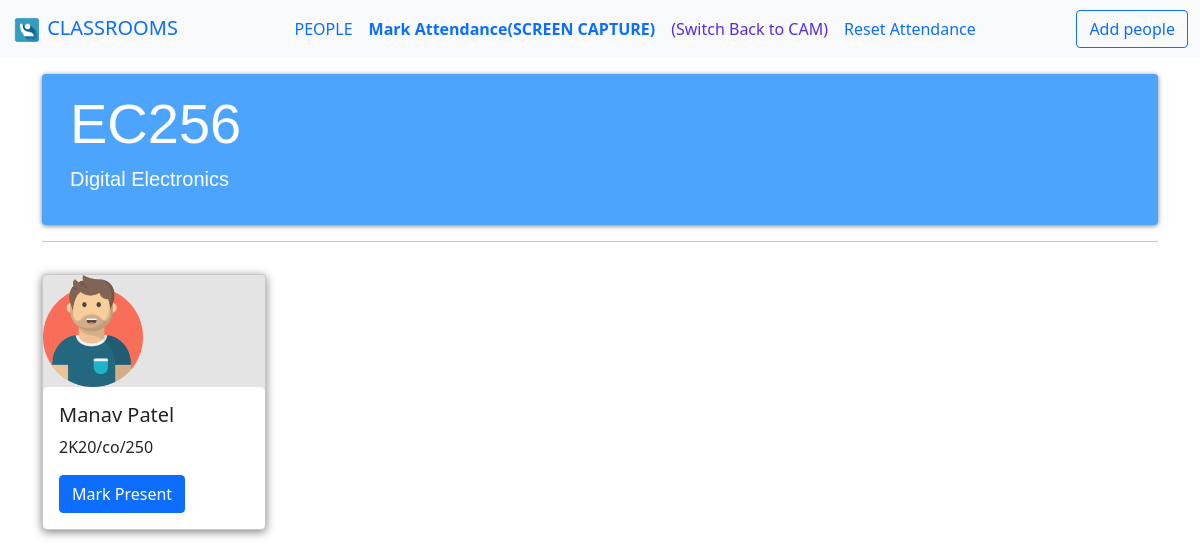
The page /1/classinfo_s on the database as committed earlier.
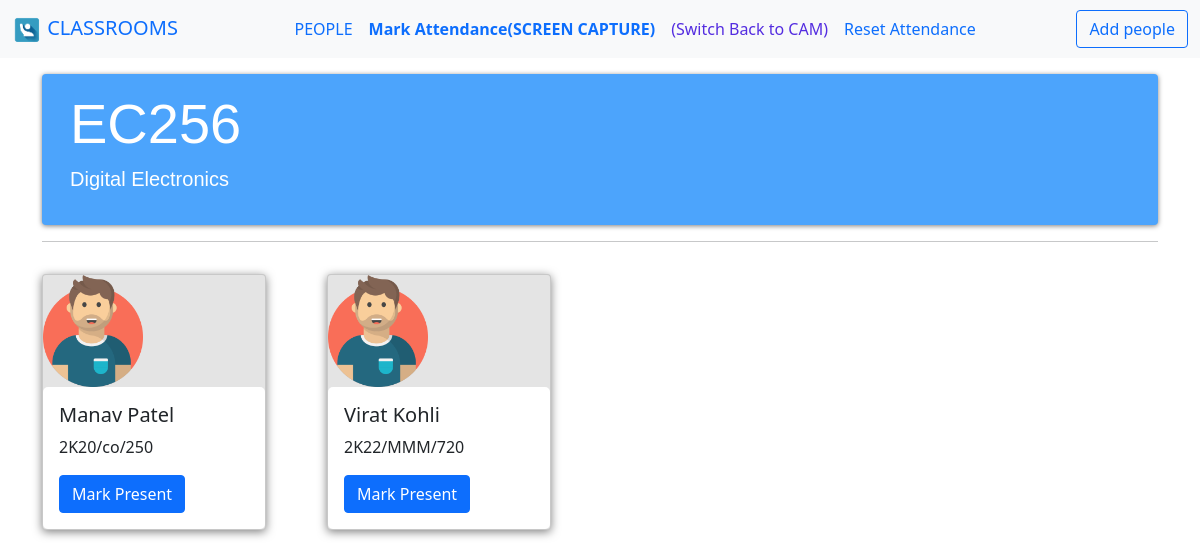
The same page on the database as committed later.
### project/model.py (models this page shows, shortened)
class Student(db.Model):
    std_id = db.Column(db.Integer(), primary_key=True)
    std_name = db.Column(db.String(length=50), nullable=False)
    std_rollno = db.Column(db.String(length=50), nullable=False, unique=True)
    std_img = db.Column(db.BLOB, nullable=False)
    std_class = db.Column(db.Integer(), nullable=False)
    std_attendance = db.Column(db.Integer(), default=0)

### project/route.py (the view)
@app.route('/<classid>/classinfo_s')
def info_page_sc(classid) :
    class_id = classid
    classinfo = Allclasses.query.filter_by(id=class_id).first()
    people = Student.query.filter_by(std_class=class_id)
    return render_template('switch_to_screen.html',class_id=class_id ,people = people, classinfo = classinfo)

### project/templates/switch_to_screen.html
{% extends 'info.html' %}
{% block content %}
    <a class="nav-link active" aria-current="page" href="{{url_for('class_screen', classid=class_id)}}"> <b>Mark Attendance(SCREEN CAPTURE)</b> </a>
    <a class="nav-link active" style="color: #542de0" aria-current="page" href="{{url_for('info_page', classid=class_id)}}">(Switch Back to CAM)</a>
{% endblock %}

### project/templates/info.html (shortened to what this page needs)
<!doctype html>
<html lang="en">
   <head>
      <link rel="stylesheet" href="{{url_for('static', filename='css/capture.css')}}"/>
      <link href="https://cdn.jsdelivr.net/npm/bootstrap@5.0.2/dist/css/bootstrap.min.css" rel="stylesheet">
   </head>
   <body>
      <nav class="navbar navbar-expand-lg bg-light">
        <div class="container-fluid ">
          <a class="navbar-brand" href="{{url_for('classrooms_page')}}">
            <img src="/static/images/logo.jpg" alt="" width="30" height="30" class="d-inline-block">
            CLASSROOMS
          </a>
          <div class="navbar-nav">
            <a class="nav-link" style="font: weight 600px; ;" href="{{url_for('info_page', classid=class_id)}}">PEOPLE</a>
                {% block content %}
                {% endblock %}
            <a href="{{url_for('reset_attendance', class_id=class_id)}}" class="nav-link active">Reset Attendance</a>
          </div>
          <a href="{{url_for('addstudent_page', std_class=class_id)}}" class="btn btn-outline-primary">Add people</a>
        </div>
      </nav>
      <div class="container my-3">
        <div class="banner" style="box-shadow: 0px 1px 5px rgba(0,0,0,0.5);">
          <div class="banner__content">
            <div class="banner__text">
              <div class="jumbotron jumbotron-fluid">
                <div class="container">
                  <h1 class="display-4">{{classinfo.class_name}}</h1>
                  <p class="lead">{{classinfo.class_subject}}</p>
                </div>
              </div>
            </div>
          </div>
        </div>
      </div>
      <div class="container">
        <hr>
          <div class="row gy-3 my-3">
            {% for std in people %}
              {% if std.std_attendance==1 %}
                <div class="col-sm-6 col-md-2 col-lg-3">
                  <div class="card" style="width: 14rem; background-color: #00bb99; box-shadow: 0px 2px 10px rgba(0,0,0,0.5);">
                    <img src="/static/images/Personal.png" width="100px" class="card-image-top" alt="image">
                      <div class="card-body" style="border-radius: 5px; background-color: white;">
                        <h5 class="card-title">{{std.std_name}}</h5>
                        <p class="card-text">{{std.std_rollno}}</p>
                        <a href="{{url_for('mark_absent', std_id=std.std_id)}}" class="btn btn-primary">Mark Absent</a>
                      </div>
                    </div>
                </div>
              {% else %}
              <div class="col-sm-6 col-md-2 col-lg-3">
                <div class="card" style="width: 14rem; background-color: #e4e4e4; box-shadow: 0px 2px 10px rgba(0,0,0,0.5);">
                  <img src="/static/images/Personal.png" width="100px" class="card-image-top" alt="image">
                    <div class="card-body" style="border-radius: 5px; background-color: white;">
                      <h5 class="card-title">{{std.std_name}}</h5>
                      <p class="card-text">{{std.std_rollno}}</p>
                      <a href="{{url_for('mark_present', std_id=std.std_id)}}" class="btn btn-primary">Mark Present</a>
                    </div>
                  </div>
              </div>
              {% endif %}
            {% endfor %}
          </div>
      </div>
    </body>
</html>

Rows that differ between the two databases and show on the page:
added Student: std_attendance 0 (drawn), std_name "Virat Kohli", std_rollno "2K22/MMM/720"
